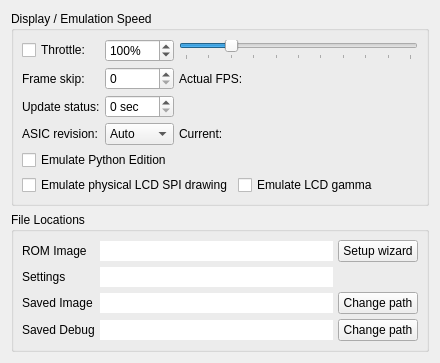
          <widget class="QWidget" name="tab_3">
           <attribute name="title">
            <string>Emulation</string>
           </attribute>
           <layout class="QGridLayout" name="gridLayout_10">
            <item row="4" column="0">
             <spacer name="verticalSpacer_3">
              <property name="orientation">
               <enum>Qt::Vertical</enum>
              </property>
              <property name="sizeHint" stdset="0">
               <size>
                <width>20</width>
                <height>0</height>
               </size>
              </property>
             </spacer>
            </item>
            <item row="2" column="0">
             <widget class="QGroupBox" name="romgroup">
              <property name="title">
               <string>File Locations</string>
              </property>
              <layout class="QGridLayout" name="gridLayout_9">
               <property name="leftMargin">
                <number>8</number>
               </property>
               <property name="topMargin">
                <number>8</number>
               </property>
               <property name="rightMargin">
                <number>8</number>
               </property>
               <property name="bottomMargin">
                <number>8</number>
               </property>
               <property name="spacing">
                <number>5</number>
               </property>
               <item row="0" column="1">
                <widget class="QLineEdit" name="pathRom">
                 <property name="focusPolicy">
                  <enum>Qt::NoFocus</enum>
                 </property>
                 <property name="frame">
                  <bool>false</bool>
                 </property>
                 <property name="readOnly">
                  <bool>true</bool>
                 </property>
                </widget>
               </item>
               <item row="1" column="0">
                <widget class="QLabel" name="label_16">
                 <property name="text">
                  <string>Settings</string>
                 </property>
                </widget>
               </item>
               <item row="0" column="2">
                <widget class="QPushButton" name="buttonRunSetup">
                 <property name="sizePolicy">
                  <sizepolicy hsizetype="Preferred" vsizetype="Maximum">
                   <horstretch>0</horstretch>
                   <verstretch>0</verstretch>
                  </sizepolicy>
                 </property>
                 <property name="minimumSize">
                  <size>
                   <width>0</width>
                   <height>0</height>
                  </size>
                 </property>
                 <property name="focusPolicy">
                  <enum>Qt::NoFocus</enum>
                 </property>
                 <property name="text">
                  <string>Setup wizard</string>
                 </property>
                 <property name="flat">
                  <bool>false</bool>
                 </property>
                </widget>
               </item>
               <item row="3" column="0">
                <widget class="QLabel" name="label_6">
                 <property name="text">
                  <string>Saved Image</string>
                 </property>
                </widget>
               </item>
               <item row="4" column="1">
                <widget class="QLineEdit" name="pathDebug">
                 <property name="focusPolicy">
                  <enum>Qt::NoFocus</enum>
                 </property>
                 <property name="frame">
                  <bool>false</bool>
                 </property>
                 <property name="readOnly">
                  <bool>true</bool>
                 </property>
                </widget>
               </item>
               <item row="4" column="0">
                <widget class="QLabel" name="label_15">
                 <property name="text">
                  <string>Saved Debug</string>
                 </property>
                </widget>
               </item>
               <item row="3" column="2">
                <widget class="QPushButton" name="buttonChangeSavedImagePath">
                 <property name="sizePolicy">
                  <sizepolicy hsizetype="Preferred" vsizetype="Maximum">
                   <horstretch>0</horstretch>
                   <verstretch>0</verstretch>
                  </sizepolicy>
                 </property>
                 <property name="minimumSize">
                  <size>
                   <width>0</width>
                   <height>0</height>
                  </size>
                 </property>
                 <property name="focusPolicy">
                  <enum>Qt::NoFocus</enum>
                 </property>
                 <property name="text">
                  <string>Change path</string>
                 </property>
                 <property name="flat">
                  <bool>false</bool>
                 </property>
                </widget>
               </item>
               <item row="4" column="2">
                <widget class="QPushButton" name="buttonChangeSavedDebugPath">
                 <property name="sizePolicy">
                  <sizepolicy hsizetype="Preferred" vsizetype="Maximum">
                   <horstretch>0</horstretch>
                   <verstretch>0</verstretch>
                  </sizepolicy>
                 </property>
                 <property name="minimumSize">
                  <size>
                   <width>0</width>
                   <height>0</height>
                  </size>
                 </property>
                 <property name="focusPolicy">
                  <enum>Qt::NoFocus</enum>
                 </property>
                 <property name="text">
                  <string>Change path</string>
                 </property>
                 <property name="flat">
                  <bool>false</bool>
                 </property>
                </widget>
               </item>
               <item row="1" column="1">
                <widget class="QLineEdit" name="pathConfig">
                 <property name="enabled">
                  <bool>true</bool>
                 </property>
                 <property name="focusPolicy">
                  <enum>Qt::NoFocus</enum>
                 </property>
                 <property name="frame">
                  <bool>false</bool>
                 </property>
                 <property name="readOnly">
                  <bool>true</bool>
                 </property>
                </widget>
               </item>
               <item row="3" column="1">
                <widget class="QLineEdit" name="pathImage">
                 <property name="focusPolicy">
                  <enum>Qt::NoFocus</enum>
                 </property>
                 <property name="frame">
                  <bool>false</bool>
                 </property>
                 <property name="readOnly">
                  <bool>true</bool>
                 </property>
                </widget>
               </item>
               <item row="0" column="0">
                <widget class="QLabel" name="label">
                 <property name="text">
                  <string>ROM Image</string>
                 </property>
                </widget>
               </item>
              </layout>
             </widget>
            </item>
            <item row="1" column="0">
             <widget class="QGroupBox" name="groupBox">
              <property name="title">
               <string>Display / Emulation Speed</string>
              </property>
              <layout class="QVBoxLayout" name="verticalLayout">
               <property name="spacing">
                <number>5</number>
               </property>
               <property name="leftMargin">
                <number>8</number>
               </property>
               <property name="topMargin">
                <number>8</number>
               </property>
               <property name="rightMargin">
                <number>8</number>
               </property>
               <property name="bottomMargin">
                <number>8</number>
               </property>
               <item>
                <layout class="QGridLayout" name="gridLayout_20">
                 <property name="bottomMargin">
                  <number>0</number>
                 </property>
                 <item row="0" column="0">
                  <widget class="QCheckBox" name="checkThrottle">
                   <property name="sizePolicy">
                    <sizepolicy hsizetype="Maximum" vsizetype="Fixed">
                     <horstretch>0</horstretch>
                     <verstretch>0</verstretch>
                    </sizepolicy>
                   </property>
                   <property name="focusPolicy">
                    <enum>Qt::NoFocus</enum>
                   </property>
                   <property name="text">
                    <string>Throttle:</string>
                   </property>
                   <property name="checkable">
                    <bool>true</bool>
                   </property>
                   <property name="checked">
                    <bool>false</bool>
                   </property>
                  </widget>
                 </item>
                 <item row="2" column="0">
                  <widget class="QLabel" name="label_24">
                   <property name="text">
                    <string>Update status:</string>
                   </property>
                  </widget>
                 </item>
                 <item row="1" column="0">
                  <widget class="QLabel" name="label_2">
                   <property name="sizePolicy">
                    <sizepolicy hsizetype="Maximum" vsizetype="Preferred">
                     <horstretch>0</horstretch>
                     <verstretch>0</verstretch>
                    </sizepolicy>
                   </property>
                   <property name="text">
                    <string>Frame skip:</string>
                   </property>
                  </widget>
                 </item>
                 <item row="0" column="2">
                  <widget class="QSlider" name="emulationSpeed">
                   <property name="sizePolicy">
                    <sizepolicy hsizetype="Expanding" vsizetype="Fixed">
                     <horstretch>0</horstretch>
                     <verstretch>0</verstretch>
                    </sizepolicy>
                   </property>
                   <property name="focusPolicy">
                    <enum>Qt::ClickFocus</enum>
                   </property>
                   <property name="minimum">
                    <number>0</number>
                   </property>
                   <property name="maximum">
                    <number>500</number>
                   </property>
                   <property name="singleStep">
                    <number>10</number>
                   </property>
                   <property name="pageStep">
                    <number>100</number>
                   </property>
                   <property name="value">
                    <number>100</number>
                   </property>
                   <property name="sliderPosition">
                    <number>100</number>
                   </property>
                   <property name="tracking">
                    <bool>true</bool>
                   </property>
                   <property name="orientation">
                    <enum>Qt::Horizontal</enum>
                   </property>
                   <property name="invertedAppearance">
                    <bool>false</bool>
                   </property>
                   <property name="invertedControls">
                    <bool>false</bool>
                   </property>
                   <property name="tickPosition">
                    <enum>QSlider::TicksBelow</enum>
                   </property>
                   <property name="tickInterval">
                    <number>50</number>
                   </property>
                  </widget>
                 </item>
                 <item row="0" column="1">
                  <widget class="QSpinBox" name="emulationSpeedSpin">
                   <property name="sizePolicy">
                    <sizepolicy hsizetype="Minimum" vsizetype="Maximum">
                     <horstretch>0</horstretch>
                     <verstretch>0</verstretch>
                    </sizepolicy>
                   </property>
                   <property name="suffix">
                    <string>%</string>
                   </property>
                   <property name="maximum">
                    <number>500</number>
                   </property>
                   <property name="value">
                    <number>100</number>
                   </property>
                   <property name="displayIntegerBase">
                    <number>10</number>
                   </property>
                  </widget>
                 </item>
                 <item row="3" column="0">
                  <widget class="QLabel" name="label_33">
                   <property name="text">
                    <string>ASIC revision:</string>
                   </property>
                  </widget>
                 </item>
                 <item row="2" column="1">
                  <widget class="QSpinBox" name="statusInterval">
                   <property name="sizePolicy">
                    <sizepolicy hsizetype="Minimum" vsizetype="Maximum">
                     <horstretch>0</horstretch>
                     <verstretch>0</verstretch>
                    </sizepolicy>
                   </property>
                   <property name="suffix">
                    <string> sec</string>
                   </property>
                   <property name="prefix">
                    <string/>
                   </property>
                   <property name="maximum">
                    <number>100</number>
                   </property>
                   <property name="displayIntegerBase">
                    <number>10</number>
                   </property>
                  </widget>
                 </item>
                 <item row="1" column="1">
                  <widget class="QSpinBox" name="guiSkip">
                   <property name="sizePolicy">
                    <sizepolicy hsizetype="Minimum" vsizetype="Maximum">
                     <horstretch>0</horstretch>
                     <verstretch>0</verstretch>
                    </sizepolicy>
                   </property>
                   <property name="focusPolicy">
                    <enum>Qt::ClickFocus</enum>
                   </property>
                   <property name="suffix">
                    <string/>
                   </property>
                   <property name="minimum">
                    <number>0</number>
                   </property>
                   <property name="maximum">
                    <number>30</number>
                   </property>
                   <property name="value">
                    <number>0</number>
                   </property>
                   <property name="displayIntegerBase">
                    <number>10</number>
                   </property>
                  </widget>
                 </item>
                 <item row="3" column="1">
                  <widget class="QComboBox" name="comboBoxAsicRev">
                   <item>
                    <property name="text">
                     <string>Auto</string>
                    </property>
                   </item>
                   <item>
                    <property name="text">
                     <string>Rev A</string>
                    </property>
                   </item>
                   <item>
                    <property name="text">
                     <string>Rev I</string>
                    </property>
                   </item>
                   <item>
                    <property name="text">
                     <string>Rev M</string>
                    </property>
                   </item>
                  </widget>
                 </item>
                 <item row="1" column="2">
                  <widget class="QLabel" name="maxFps">
                   <property name="text">
                    <string>Actual FPS:</string>
                   </property>
                   <property name="textFormat">
                    <enum>Qt::PlainText</enum>
                   </property>
                  </widget>
                 </item>
                 <item row="3" column="2">
                  <widget class="QLabel" name="currAsicRev">
                   <property name="text">
                    <string>Current:</string>
                   </property>
                  </widget>
                 </item>
                </layout>
               </item>
               <item>
                <widget class="QCheckBox" name="checkPythonEdition">
                 <property name="text">
                  <string>Emulate Python Edition</string>
                 </property>
                 <property name="tristate">
                  <bool>true</bool>
                 </property>
                </widget>
               </item>
               <item>
                <layout class="QHBoxLayout" name="horizontalLayout_16">
                 <item>
                  <widget class="QCheckBox" name="checkSpi">
                   <property name="enabled">
                    <bool>true</bool>
                   </property>
                   <property name="focusPolicy">
                    <enum>Qt::NoFocus</enum>
                   </property>
                   <property name="text">
                    <string>Emulate physical LCD SPI drawing</string>
                   </property>
                  </widget>
                 </item>
                 <item>
                  <widget class="QCheckBox" name="checkGamma">
                   <property name="text">
                    <string>Emulate LCD gamma</string>
                   </property>
                  </widget>
                 </item>
                 <item>
                  <spacer name="horizontalSpacer_13">
                   <property name="orientation">
                    <enum>Qt::Horizontal</enum>
                   </property>
                   <property name="sizeHint" stdset="0">
                    <size>
                     <width>40</width>
                     <height>20</height>
                    </size>
                   </property>
                  </spacer>
                 </item>
                </layout>
               </item>
              </layout>
             </widget>
            </item>
           </layout>
          </widget>
